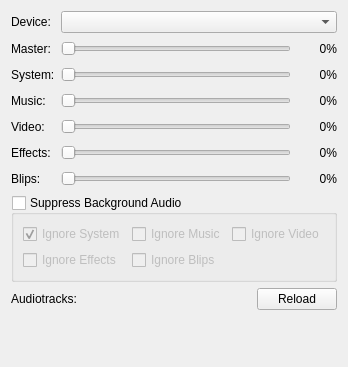
       <widget class="QWidget" name="tab_3">
        <attribute name="title">
         <string>Audio</string>
        </attribute>
        <layout class="QFormLayout" name="formLayout_8">
         <item row="0" column="0" colspan="2">
          <layout class="QFormLayout" name="formLayout_2">
           <item row="0" column="0">
            <widget class="QLabel" name="device_label">
             <property name="text">
              <string>Device:</string>
             </property>
            </widget>
           </item>
           <item row="0" column="1">
            <widget class="QComboBox" name="device"/>
           </item>
           <item row="1" column="0">
            <widget class="QLabel" name="master_label">
             <property name="text">
              <string>Master:</string>
             </property>
            </widget>
           </item>
           <item row="1" column="1">
            <layout class="QHBoxLayout" name="master_layout">
             <item>
              <widget class="QSlider" name="master">
               <property name="sizePolicy">
                <sizepolicy hsizetype="Expanding" vsizetype="Preferred">
                 <horstretch>0</horstretch>
                 <verstretch>0</verstretch>
                </sizepolicy>
               </property>
               <property name="minimumSize">
                <size>
                 <width>0</width>
                 <height>20</height>
                </size>
               </property>
               <property name="maximum">
                <number>100</number>
               </property>
               <property name="orientation">
                <enum>Qt::Orientation::Horizontal</enum>
               </property>
              </widget>
             </item>
             <item>
              <widget class="QLabel" name="master_value">
               <property name="minimumSize">
                <size>
                 <width>40</width>
                 <height>0</height>
                </size>
               </property>
               <property name="sizeIncrement">
                <size>
                 <width>40</width>
                 <height>0</height>
                </size>
               </property>
               <property name="text">
                <string>0%</string>
               </property>
               <property name="alignment">
                <set>Qt::AlignmentFlag::AlignRight|Qt::AlignmentFlag::AlignTrailing|Qt::AlignmentFlag::AlignVCenter</set>
               </property>
              </widget>
             </item>
            </layout>
           </item>
           <item row="2" column="0">
            <widget class="QLabel" name="system_label">
             <property name="text">
              <string>System:</string>
             </property>
            </widget>
           </item>
           <item row="2" column="1">
            <layout class="QHBoxLayout" name="system_layout">
             <item>
              <widget class="QSlider" name="system">
               <property name="sizePolicy">
                <sizepolicy hsizetype="Expanding" vsizetype="Preferred">
                 <horstretch>0</horstretch>
                 <verstretch>0</verstretch>
                </sizepolicy>
               </property>
               <property name="minimumSize">
                <size>
                 <width>0</width>
                 <height>20</height>
                </size>
               </property>
               <property name="maximum">
                <number>100</number>
               </property>
               <property name="orientation">
                <enum>Qt::Orientation::Horizontal</enum>
               </property>
              </widget>
             </item>
             <item>
              <widget class="QLabel" name="system_value">
               <property name="minimumSize">
                <size>
                 <width>40</width>
                 <height>0</height>
                </size>
               </property>
               <property name="sizeIncrement">
                <size>
                 <width>40</width>
                 <height>0</height>
                </size>
               </property>
               <property name="text">
                <string>0%</string>
               </property>
               <property name="alignment">
                <set>Qt::AlignmentFlag::AlignRight|Qt::AlignmentFlag::AlignTrailing|Qt::AlignmentFlag::AlignVCenter</set>
               </property>
              </widget>
             </item>
            </layout>
           </item>
           <item row="3" column="0">
            <widget class="QLabel" name="music_label">
             <property name="text">
              <string>Music:</string>
             </property>
            </widget>
           </item>
           <item row="3" column="1">
            <layout class="QHBoxLayout" name="music_layout">
             <item>
              <widget class="QSlider" name="music">
               <property name="sizePolicy">
                <sizepolicy hsizetype="Expanding" vsizetype="Preferred">
                 <horstretch>0</horstretch>
                 <verstretch>0</verstretch>
                </sizepolicy>
               </property>
               <property name="minimumSize">
                <size>
                 <width>0</width>
                 <height>20</height>
                </size>
               </property>
               <property name="maximum">
                <number>100</number>
               </property>
               <property name="orientation">
                <enum>Qt::Orientation::Horizontal</enum>
               </property>
              </widget>
             </item>
             <item>
              <widget class="QLabel" name="music_value">
               <property name="minimumSize">
                <size>
                 <width>40</width>
                 <height>0</height>
                </size>
               </property>
               <property name="sizeIncrement">
                <size>
                 <width>40</width>
                 <height>0</height>
                </size>
               </property>
               <property name="text">
                <string>0%</string>
               </property>
               <property name="alignment">
                <set>Qt::AlignmentFlag::AlignRight|Qt::AlignmentFlag::AlignTrailing|Qt::AlignmentFlag::AlignVCenter</set>
               </property>
              </widget>
             </item>
            </layout>
           </item>
           <item row="5" column="0">
            <widget class="QLabel" name="effects_label">
             <property name="text">
              <string>Effects:</string>
             </property>
            </widget>
           </item>
           <item row="5" column="1">
            <layout class="QHBoxLayout" name="effect_layout">
             <item>
              <widget class="QSlider" name="effect">
               <property name="sizePolicy">
                <sizepolicy hsizetype="Expanding" vsizetype="Preferred">
                 <horstretch>0</horstretch>
                 <verstretch>0</verstretch>
                </sizepolicy>
               </property>
               <property name="minimumSize">
                <size>
                 <width>0</width>
                 <height>20</height>
                </size>
               </property>
               <property name="maximum">
                <number>100</number>
               </property>
               <property name="orientation">
                <enum>Qt::Orientation::Horizontal</enum>
               </property>
              </widget>
             </item>
             <item>
              <widget class="QLabel" name="effect_value">
               <property name="minimumSize">
                <size>
                 <width>40</width>
                 <height>0</height>
                </size>
               </property>
               <property name="text">
                <string>0%</string>
               </property>
               <property name="alignment">
                <set>Qt::AlignmentFlag::AlignRight|Qt::AlignmentFlag::AlignTrailing|Qt::AlignmentFlag::AlignVCenter</set>
               </property>
              </widget>
             </item>
            </layout>
           </item>
           <item row="6" column="0">
            <widget class="QLabel" name="blips_label">
             <property name="text">
              <string>Blips:</string>
             </property>
            </widget>
           </item>
           <item row="6" column="1">
            <layout class="QHBoxLayout" name="blip_layout">
             <item>
              <widget class="QSlider" name="blip">
               <property name="sizePolicy">
                <sizepolicy hsizetype="Expanding" vsizetype="Preferred">
                 <horstretch>0</horstretch>
                 <verstretch>0</verstretch>
                </sizepolicy>
               </property>
               <property name="minimumSize">
                <size>
                 <width>0</width>
                 <height>20</height>
                </size>
               </property>
               <property name="maximum">
                <number>100</number>
               </property>
               <property name="orientation">
                <enum>Qt::Orientation::Horizontal</enum>
               </property>
              </widget>
             </item>
             <item>
              <widget class="QLabel" name="blip_value">
               <property name="minimumSize">
                <size>
                 <width>40</width>
                 <height>0</height>
                </size>
               </property>
               <property name="text">
                <string>0%</string>
               </property>
               <property name="alignment">
                <set>Qt::AlignmentFlag::AlignRight|Qt::AlignmentFlag::AlignTrailing|Qt::AlignmentFlag::AlignVCenter</set>
               </property>
              </widget>
             </item>
            </layout>
           </item>
           <item row="4" column="0">
            <widget class="QLabel" name="effects_label_2">
             <property name="text">
              <string>Video:</string>
             </property>
            </widget>
           </item>
           <item row="4" column="1">
            <layout class="QHBoxLayout" name="video_layout">
             <item>
              <widget class="QSlider" name="video">
               <property name="sizePolicy">
                <sizepolicy hsizetype="Expanding" vsizetype="Preferred">
                 <horstretch>0</horstretch>
                 <verstretch>0</verstretch>
                </sizepolicy>
               </property>
               <property name="minimumSize">
                <size>
                 <width>0</width>
                 <height>20</height>
                </size>
               </property>
               <property name="maximum">
                <number>100</number>
               </property>
               <property name="orientation">
                <enum>Qt::Orientation::Horizontal</enum>
               </property>
              </widget>
             </item>
             <item>
              <widget class="QLabel" name="video_value">
               <property name="minimumSize">
                <size>
                 <width>40</width>
                 <height>0</height>
                </size>
               </property>
               <property name="text">
                <string>0%</string>
               </property>
               <property name="alignment">
                <set>Qt::AlignmentFlag::AlignRight|Qt::AlignmentFlag::AlignTrailing|Qt::AlignmentFlag::AlignVCenter</set>
               </property>
              </widget>
             </item>
            </layout>
           </item>
          </layout>
         </item>
         <item row="1" column="0" colspan="2">
          <widget class="QGroupBox" name="suppress_background_audio">
           <property name="toolTip">
            <string>&lt;html&gt;&lt;head/&gt;&lt;body&gt;&lt;p&gt;If enabled, audio will be temporarily suppressed when the client is not in focus.&lt;br/&gt;&lt;br/&gt;This option is never applied to the System audio channel.&lt;/p&gt;&lt;/body&gt;&lt;/html&gt;</string>
           </property>
           <property name="title">
            <string>Suppress Background Audio</string>
           </property>
           <property name="checkable">
            <bool>true</bool>
           </property>
           <property name="checked">
            <bool>false</bool>
           </property>
           <layout class="QGridLayout" name="gridLayout_2">
            <item row="0" column="1">
             <widget class="QCheckBox" name="music_ignore_suppression">
              <property name="toolTip">
               <string>&lt;html&gt;&lt;head/&gt;&lt;body&gt;&lt;p&gt;If enabled, the audio channel will not be suppressed when the option [&lt;span style=&quot; color:#0000ff;&quot;&gt;Suppress Background Audio&lt;/span&gt;] is enabled and activated.&lt;/p&gt;&lt;/body&gt;&lt;/html&gt;</string>
              </property>
              <property name="text">
               <string>Ignore Music</string>
              </property>
             </widget>
            </item>
            <item row="1" column="1">
             <widget class="QCheckBox" name="blip_ignore_suppression">
              <property name="toolTip">
               <string>&lt;html&gt;&lt;head/&gt;&lt;body&gt;&lt;p&gt;If enabled, the audio channel will not be suppressed when the option [&lt;font style=&quot; color:#0000ff;&quot;&gt;Suppress Background Audio&lt;/font&gt;] is enabled and activated.&lt;/p&gt;&lt;/body&gt;&lt;/html&gt;</string>
              </property>
              <property name="text">
               <string>Ignore Blips</string>
              </property>
             </widget>
            </item>
            <item row="0" column="0">
             <widget class="QCheckBox" name="system_ignore_suppression">
              <property name="enabled">
               <bool>false</bool>
              </property>
              <property name="toolTip">
               <string>&lt;html&gt;&lt;head/&gt;&lt;body&gt;&lt;p&gt;If enabled, the audio channel will not be suppressed when the option [&lt;font style=&quot; color:#0000ff;&quot;&gt;Suppress Background Audio&lt;/font&gt;] is enabled and activated.&lt;/p&gt;&lt;/body&gt;&lt;/html&gt;</string>
              </property>
              <property name="text">
               <string>Ignore System</string>
              </property>
              <property name="checkable">
               <bool>true</bool>
              </property>
              <property name="checked">
               <bool>true</bool>
              </property>
             </widget>
            </item>
            <item row="1" column="0">
             <widget class="QCheckBox" name="effect_ignore_suppression">
              <property name="toolTip">
               <string>&lt;html&gt;&lt;head/&gt;&lt;body&gt;&lt;p&gt;If enabled, the audio channel will not be suppressed when the option [&lt;font style=&quot; color:#0000ff;&quot;&gt;Suppress Background Audio&lt;/font&gt;] is enabled and activated.&lt;/p&gt;&lt;/body&gt;&lt;/html&gt;</string>
              </property>
              <property name="text">
               <string>Ignore Effects</string>
              </property>
             </widget>
            </item>
            <item row="0" column="2">
             <widget class="QCheckBox" name="video_ignore_suppression">
              <property name="toolTip">
               <string>&lt;html&gt;&lt;head/&gt;&lt;body&gt;&lt;p&gt;If enabled, the audio channel will not be suppressed when the option [&lt;span style=&quot; color:#0000ff;&quot;&gt;Suppress Background Audio&lt;/span&gt;] is enabled and activated.&lt;/p&gt;&lt;/body&gt;&lt;/html&gt;</string>
              </property>
              <property name="text">
               <string>Ignore Video</string>
              </property>
             </widget>
            </item>
           </layout>
          </widget>
         </item>
         <item row="2" column="1">
          <layout class="QHBoxLayout" name="horizontalLayout_7">
           <item>
            <spacer name="horizontalSpacer_3">
             <property name="orientation">
              <enum>Qt::Orientation::Horizontal</enum>
             </property>
             <property name="sizeHint" stdset="0">
              <size>
               <width>40</width>
               <height>20</height>
              </size>
             </property>
            </spacer>
           </item>
           <item>
            <widget class="QPushButton" name="reload_audiotracks">
             <property name="text">
              <string>Reload</string>
             </property>
            </widget>
           </item>
          </layout>
         </item>
         <item row="4" column="0" colspan="2">
          <spacer name="verticalSpacer_3">
           <property name="orientation">
            <enum>Qt::Orientation::Vertical</enum>
           </property>
           <property name="sizeHint" stdset="0">
            <size>
             <width>20</width>
             <height>40</height>
            </size>
           </property>
          </spacer>
         </item>
         <item row="2" column="0">
          <widget class="QLabel" name="label">
           <property name="text">
            <string>Audiotracks:</string>
           </property>
          </widget>
         </item>
        </layout>
       </widget>
